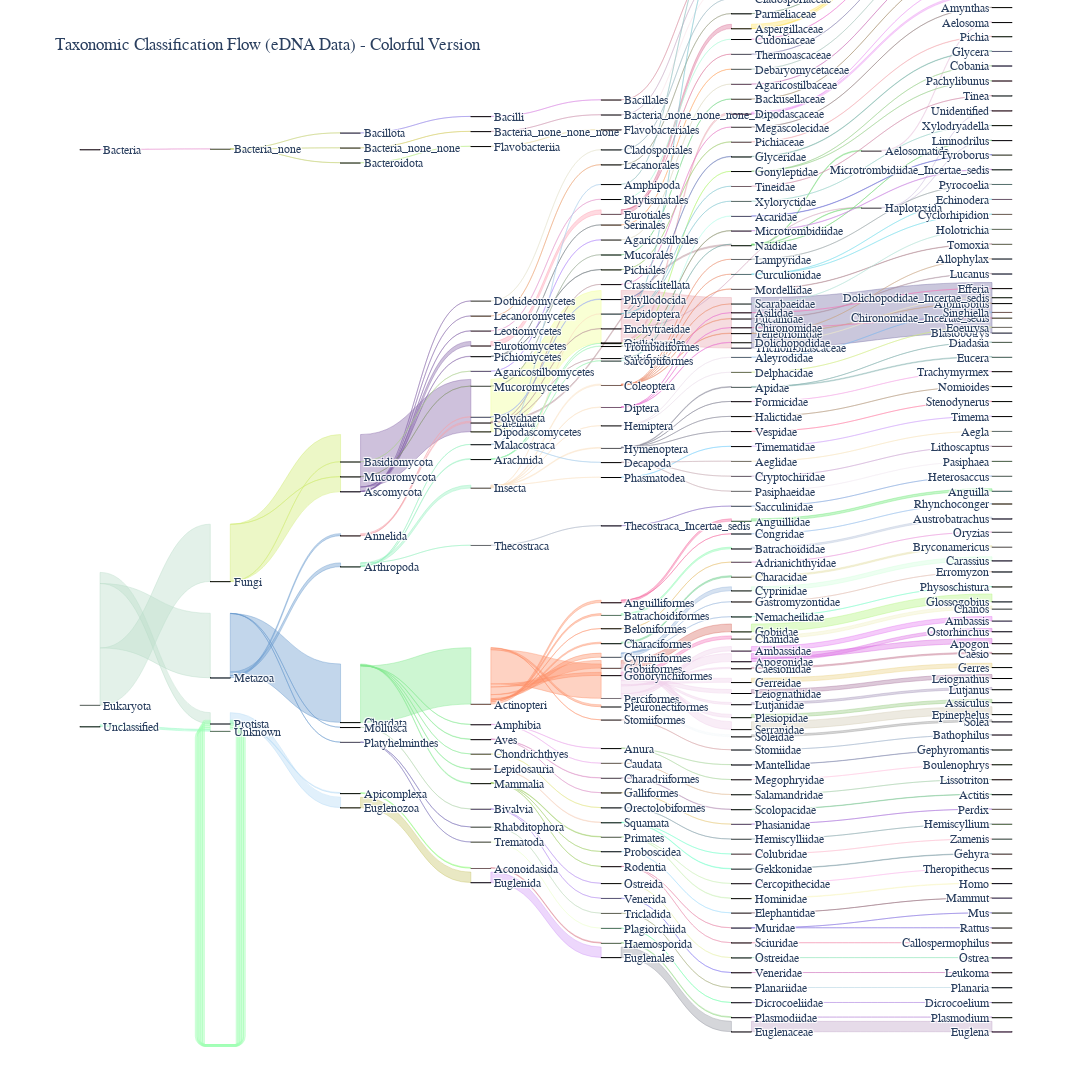

The cell this chart's notebook holds for it:
### Markdown cell above
## Pembuatan Pohon Sankey

### Code cell
import pandas as pd
import plotly.graph_objects as go
import os
import random

# Read and preprocess the data
df = pd.read_csv('eDNA no filter.csv', sep=';', header=None, 
                 names=['Domain', 'Kingdom', 'Phylum', 'Class', 'Order', 'Family', 'Genus', 'Species', 'Count'])

# Clean the data
df = df.dropna()
df['Count'] = pd.to_numeric(df['Count'], errors='coerce')
df = df.dropna(subset=['Count'])
df = df[df['Count'] > 0]

# Aggregate counts for each taxonomic level
def aggregate_data(df, levels):
    return df.groupby(levels)['Count'].sum().reset_index()

# Prepare data for Sankey diagram
def prepare_sankey_data(df):
    # Define all taxonomic levels
    levels = ['Domain', 'Kingdom', 'Phylum', 'Class', 'Order', 'Family', 'Genus']
    
    # Create source-target pairs for each level
    sources = []
    targets = []
    values = []
    labels = []
    label_dict = {}
    
    # Create mapping from label to index
    current_id = 0
    for i in range(len(levels)-1):
        grouped = aggregate_data(df, levels[:i+2])
        for _, row in grouped.iterrows():
            # Add parent label (current level)
            parent_label = str(row[levels[i]])
            if parent_label not in label_dict:
                label_dict[parent_label] = current_id
                labels.append(parent_label)
                current_id += 1
            
            # Add child label (next level)
            child_label = str(row[levels[i+1]])
            if child_label not in label_dict:
                label_dict[child_label] = current_id
                labels.append(child_label)
                current_id += 1
            
            # Add link
            sources.append(label_dict[parent_label])
            targets.append(label_dict[child_label])
            values.append(row['Count'])
    
    return sources, targets, values, labels

# Generate Sankey data
sources, targets, values, labels = prepare_sankey_data(df)

# Generate random colors for nodes
def generate_colors(n):
    colors = []
    for _ in range(n):
        # Generate bright, vibrant colors
        r = random.randint(100, 255)
        g = random.randint(100, 255)
        b = random.randint(100, 255)
        colors.append(f"rgb({r},{g},{b})")
    return colors

node_colors = generate_colors(len(labels))

# Create gradient colors for links based on source nodes
link_colors = []
for src in sources:
    base_color = node_colors[src]
    # Make link color slightly transparent
    link_colors.append(base_color.replace('rgb', 'rgba').replace(')', ',0.4)'))

# Create the Sankey diagram
fig = go.Figure(go.Sankey(
    arrangement="snap",
    node=dict(
        pad=15,
        thickness=20,
        line=dict(color="black", width=0.5),
        label=labels,
        color=node_colors  # Warna-warni untuk node
    ),
    link=dict(
        source=sources,
        target=targets,
        value=values,
        color=link_colors  # Warna link sesuai dengan node sumber
    )
))

# Update layout with better font settings
fig.update_layout(
    title_text="Taxonomic Classification Flow (eDNA Data) - Colorful Version",
    font=dict(
        size=12,
        family="Arial"
    ),
    height=1200,
    width=1400
)

# Save and show
os.makedirs('results', exist_ok=True)
fig.write_html(os.path.join('results', 'taxonomic_sankey_colorful.html'))
fig.show()

### Figure 1 — Plotly figure (JSON) as saved in the notebook; plotly's stock layout.template omitted (floating-point values rounded to 4 significant figures; data arrays with more than 128 entries replaced by an {"elided": "..."} marker saying what was removed)
{"data": [{"arrangement": "snap", "link": {"color": {"elided": "285 str values"}, "source": {"elided": "285 int values"}, "target": {"elided": "285 int values"}, "value": {"elided": "285 int values"}}, "node": {"color": {"elided": "278 str values"}, "label": {"elided": "278 str values"}, "line": {"color": "black", "width": 0.5}, "pad": 15, "thickness": 20}, "type": "sankey"}], "layout": {"font": {"family": "Arial", "size": 12}, "height": 1200, "title": {"text": "Taxonomic Classification Flow (eDNA Data) - Colorful Version"}, "width": 1400}}
